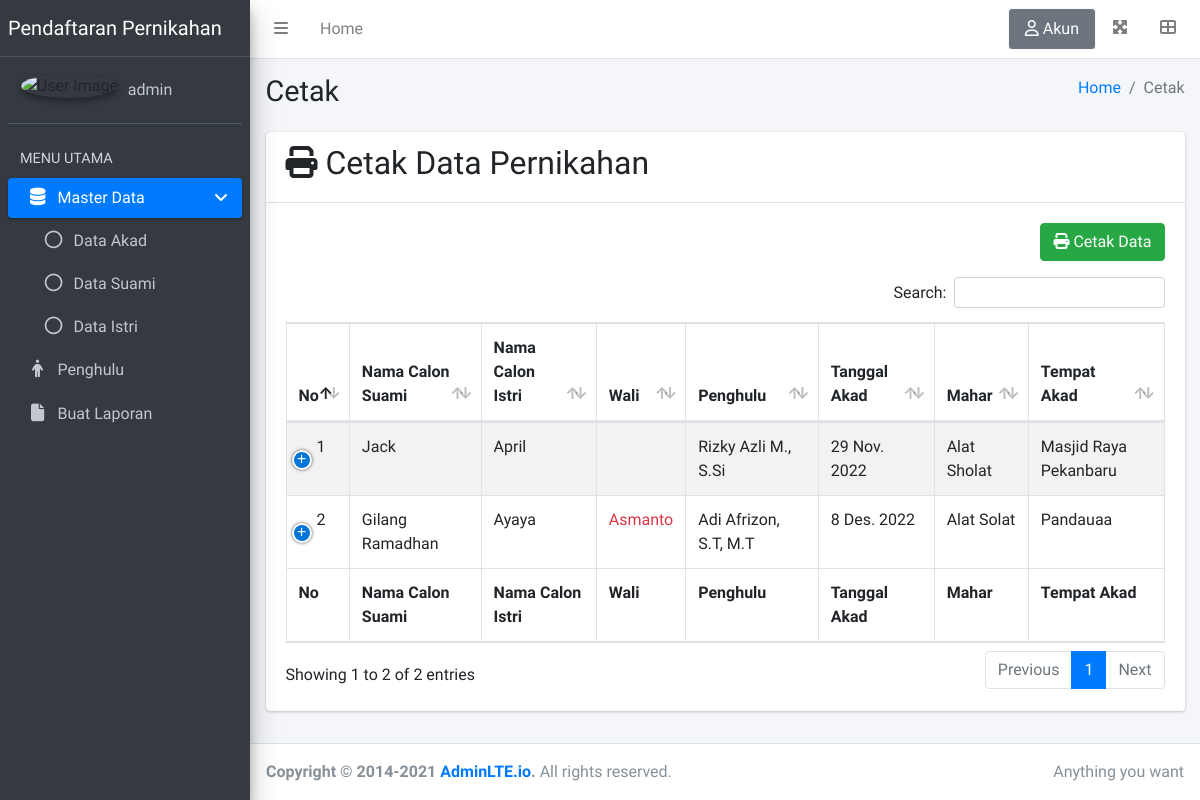
The page /akad/cetak/ (signed in) on the database its author committed.
### base/models.py (models this page shows, shortened)
class Akad(models.Model):
    user = models.ForeignKey(User, on_delete=models.CASCADE, blank=True, null=True)
    penghulu = models.ForeignKey(Penghulu, on_delete=models.RESTRICT)
    suami = models.ForeignKey(Suami, on_delete=models.CASCADE)
    istri = models.ForeignKey(Istri, on_delete=models.CASCADE)
    waktuAkad = models.DateField()
    jamAkad = models.TimeField()
    mahar = models.CharField(max_length=100)
    lokasi = models.CharField(max_length=100)
    diperiksa = models.BooleanField(default= False)
    created = models.DateTimeField(auto_now_add=True, null = True)
    updated = models.DateTimeField(auto_now = True)
    class Meta:
        ordering = ["-created"]

class Suami(models.Model):
    namaSuami = models.CharField(max_length=100)
    nomorKtpSuami = models.CharField(max_length=16)
    tempatLahirSuami = models.CharField(max_length=50)
    tanggalLahirSuami = models.DateField()
    alamatSuami = models.CharField(max_length=255)
    pekerjaanSuami = models.CharField(max_length=50)
    statusSuami = models.CharField(max_length=1, choices=STATUS_LAKI, default=1)
    fotoSuami = models.ImageField(upload_to='foto/laki', null=True, blank=True)
    created = models.DateTimeField(auto_now_add=True, null = True)
    updated = models.DateTimeField(auto_now = True)
    def __str__(self):
        return self.namaSuami

class Istri(models.Model):
    namaIstri = models.CharField(max_length=100)
    nomorKtpIstri = models.CharField(max_length=16)
    tempatLahirIstri = models.CharField(max_length=50)
    tanggalLahirIstri = models.DateField()
    alamatIstri = models.CharField(max_length=255)
    pekerjaanIstri = models.CharField(max_length=50)
    statusIstri = models.CharField(max_length=1, choices=STATUS_PEREMPUAN, default=1)
    fotoIstri = models.ImageField(upload_to='foto/perempuan', null=True, blank=True)
    created = models.DateTimeField(auto_now_add=True, null = True)
    updated = models.DateTimeField(auto_now = True)
    def __str__(self):
        return self.namaIstri

class Penghulu(models.Model):
    nama = models.CharField(max_length=100)
    def __str__(self):
        return self.nama

class Wali(models.Model):
    akad = models.ForeignKey(Akad, on_delete=models.CASCADE)
    pihak = models.CharField(max_length=1, choices = PIHAK_WALI)
    hubungan = models.CharField(max_length=1, choices=HUBUNGAN)
    nama = models.CharField(max_length=100)
    no_ktp = models.CharField(max_length=16)
    tempatLahir = models.CharField(max_length=50)
    tanggalLahir = models.DateField()
    agama = models.CharField(max_length=20)
    pekerjaan = models.CharField(max_length=50)
    meninggal = models.BooleanField(default=False)

### base/views.py (the view)
# urls.py: path("akad/cetak/", views.cetak_data, name="cetak-akad"),
@login_required(login_url='login')
def cetak_data(request, akad=None):
    if request.user.is_superuser == False:
        return redirect('index')
    page = "Cetak"
    html = 'cetak.html'
    now = date.today().strftime('%d %B %Y')
    print(now)
    dateMsg = f"Pekanbaru, {now}"
    if 'aksi' in request.GET:
        if request.GET['aksi'].lower() == 'cetak':
            print(request.GET['aksi'])
            html = 'cetak_data.html'
    if akad != None:
        akad = Akad.objects.get(id=akad)
        pageName = 'single'
    else:
        akad = Akad.objects.filter(diperiksa=True)
        pageName = 'all'
    return render(request, f'base/{html}', context={'akad': akad, 'pageName': pageName, 'page':page, 'dateMsg': dateMsg})

### base/templates/base/cetak.html (shortened to what this page needs)
{% extends 'base.html' %}
{% load static %}
{% block content %}
<div class="row">
    <div class="col-12">
        <div class="card">
            <div class="card-header">
              <h2 class=""><i class="fa-solid fa-print"></i> Cetak Data Pernikahan</h2>
            </div>
            <div class="card-body">
                <div class="d-flex align-content-end justify-content-end">
                    <a target="_blank" href="{% url 'cetak-akad' %}?aksi=cetak"><button class="align-self-end btn btn-success mb-3"><i class="fa-solid fa-print"></i> Cetak Data</button></a>
                  </div>
                <table id="example1" class="table table-bordered table-striped">
                    <thead>
                    <tr>
                      <th>No</th>
                      <th>Nama Calon Suami</th>
                      <th>Nama Calon Istri</th>
                      <th>Wali</th>
                      <th>Penghulu</th>
                      <th>Tanggal Akad</th>
                      <th>Mahar</th>
                      <th>Tempat Akad</th>
                    </tr>
                    </thead>
                    <tbody>
                        {% for akad in akad %}
                        <tr>
                            <td>{{forloop.counter}}</td>
                            <td>{{akad.suami}}</td>
                            <td>{{akad.istri}}</td>
                            <td>
                                {% for wali in akad.wali_set.all %}
                                {% if wali.meninggal %}
                                    <span class="text-danger">{{wali.nama}}</span>
                                {% else %}
                                    {{wali.nama}}
                                {% endif %}
                                <br>
                                {% endfor %}
                            </td>
                            <td>{{akad.penghulu}}</td>
                            <td>{{akad.waktuAkad}}</td>
                            <td>{{akad.mahar}}</td>
                            <td>{{akad.lokasi}}</td>
                        </tr>
                        {% endfor %}
                    </tbody>
                    <tfoot>
                    <tr>
                        <th>No</th>
                        <th>Nama Calon Suami</th>
                        <th>Nama Calon Istri</th>
                        <th>Wali</th>
                        <th>Penghulu</th>
                        <th>Tanggal Akad</th>
                        <th>Mahar</th>
                        <th>Tempat Akad</th>
                    </tr>
                    </tfoot>
                  </table>
            </div>
        </div>
    </div>
  </div>
{% endblock content %}

### templates/base.html (shortened to what this page needs)
{% load static %}
<!DOCTYPE html>
<html lang="en">
<head>
  <link rel="stylesheet" href="{% static 'plugins/datatables-bs4/css/dataTables.bootstrap4.min.css' %}">
  <link rel="stylesheet" href="{% static 'plugins/datatables-responsive/css/responsive.bootstrap4.min.css' %}">
    <link rel="stylesheet" href="{% static 'plugins/datatables-buttons/css/buttons.bootstrap4.min.css' %}">
  <link rel="stylesheet" href="{% static 'dist/css/adminlte.min.css' %}">
</head>
<body class="hold-transition sidebar-mini">
<div class="wrapper">
  <nav class="main-header navbar navbar-expand navbar-white navbar-light">
    <ul class="navbar-nav">
      <li class="nav-item">
        <a class="nav-link" data-widget="pushmenu" href="#" role="button"><i class="fas fa-bars"></i></a>
      </li>
      <li class="nav-item d-none d-sm-inline-block">
        <a href="{% url 'index' %}" class="nav-link">Home</a>
      </li>
    </ul>
    <ul class="navbar-nav ml-auto">
      <li class="nav-item dropdown border border-light bg-gray rounded">
        <a class="nav-link" data-toggle="dropdown" href="#">
          <span><i class="fa-regular fa-user"></i> Akun </span>
        </a>
      </li>
      <li class="nav-item">
        <a class="nav-link" data-widget="fullscreen" href="#" role="button">
          <i class="fas fa-expand-arrows-alt"></i>
        </a>
      </li>
      <li class="nav-item">
        <a class="nav-link" data-widget="control-sidebar" data-slide="true" href="#" role="button">
          <i class="fas fa-th-large"></i>
        </a>
      </li>
    </ul>
  </nav>
  <aside class="main-sidebar sidebar-dark-primary elevation-4">
    <a href="{% url 'index' %}" class="brand-link">
      <span class="brand-text font-weight-light">Pendaftaran Pernikahan</span>
    </a>
    <div class="sidebar">
      <div class="user-panel mt-3 pb-3 mb-3 d-flex">
        <div class="image">
          <img src="https://img2.pngdownload.id/20180523/tha/kisspng-businessperson-computer-icons-avatar-clip-art-lattice-5b0508dc6a3a10.0013931115270566044351.jpg" class="img-circle elevation-2" alt="User Image">
        </div>
        <div class="info">
          <a href="#" class="d-block">{{request.user}}</a>
        </div>
      </div>
      <nav class="mt-2">
        <ul class="nav nav-pills nav-sidebar flex-column" data-widget="treeview" role="menu" data-accordion="false">
          <li class="nav-header">MENU UTAMA</li>
          {% if request.user.is_superuser %}
          <li class="nav-item menu-open">
            <a href="#" class="nav-link active">
              <i class="nav-icon fas fa-database"></i>
              <p>
                Master Data
                <i class="right fas fa-angle-left"></i>
              </p>
            </a>
            <ul class="nav nav-treeview pl-3">
              <li class="nav-item">
                <a href="{% url 'akad' %}" class="nav-link">
                  <i class="far fa-circle nav-icon"></i>
                  <p>Data Akad</p>
                </a>
              </li>
              <li class="nav-item">
                <a href="{% url 'data-suami' %}" class="nav-link">
                  <i class="far fa-circle nav-icon"></i>
                  <p>Data Suami</p>
                </a>
              </li>
              <li class="nav-item">
                <a href="{% url 'data-istri' %}" class="nav-link">
                  <i class="far fa-circle nav-icon"></i>
                  <p>Data Istri</p>
                </a>
              </li>
            </ul>
          </li>
          <li class="nav-item">
            <a href="{% url 'penghulu' %}" class="nav-link">
              <i class="nav-icon fas fa-person"></i>
              <p>
                Penghulu
              </p>
            </a>
          </li>
          <li class="nav-item">
            <a href="{% url 'cetak-akad' %}" class="nav-link">
              <i class="nav-icon fas fa-file"></i>
              <p>
                Buat Laporan
              </p>
            </a>
          </li>
          {% endif %}
        </ul>
      </nav>
    </div>
  </aside>
  <div class="content-wrapper">
    <div class="content-header">
      <div class="container-fluid">
        <div class="row mb-2">
          <div class="col-sm-6">
            <h1 class="m-0">{{page}}</h1>
          </div>
          <div class="col-sm-6">
            <ol class="breadcrumb float-sm-right">
              <li class="breadcrumb-item"><a href="#">Home</a></li>
              <li class="breadcrumb-item active">{{page}}</li>
            </ol>
          </div>
        </div>
      </div>
    </div>
    <div class="content">
      <div class="container-fluid">
        {% block content %}
        {% endblock content %}
      </div>
    </div>
  </div>
  <footer class="main-footer">
    <div class="float-right d-none d-sm-inline">
      Anything you want
    </div>
    <strong>Copyright &copy; 2014-2021 <a href="https://adminlte.io">AdminLTE.io</a>.</strong> All rights reserved.
  </footer>
</div>
</body>
</html>

### rows shown on the page
Akad: suami "Jack", istri "April", penghulu "Rizky Azli M., S.Si", waktuAkad "29 Nov. 2022", mahar "Alat Sholat", lokasi "Masjid Raya Pekanbaru"
Akad: suami "Gilang Ramadhan", istri "Ayaya", penghulu "Adi Afrizon, S.T, M.T", waktuAkad "8 Des. 2022", mahar "Alat Solat", lokasi "Pandauaa"
Wali: nama "Asmanto"

### other values the page prints
{{ request.user }} "admin"
{{ page }} "Cetak"
